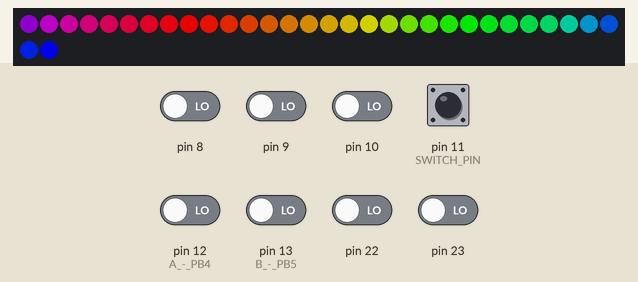
Simulated run of this sketch. Board: Arduino Uno, built with avr-gcc and run on an emulated ATmega328P. Parts: 32 RGB LEDs in strip order, left to right, continuing on the next row. The test bench sets the inputs (shaded band); at power-on: pin 11 (SWITCH_PIN) HIGH, pin 8–10, pin 12 (A_-_PB4), pin 13 (B_-_PB5), pin 22, pin 23 LOW. Dim RGB values are drawn brighter than linear.

Above: at 1.2 s.
1.3 s: pin 11 (SWITCH_PIN) pulled LOW for 0.15 s
At 1.49 s:
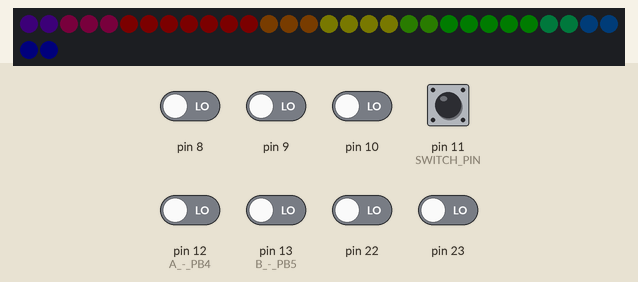
2.0 s: pin 13 (B_-_PB5) driven HIGH
At 3.1 s:
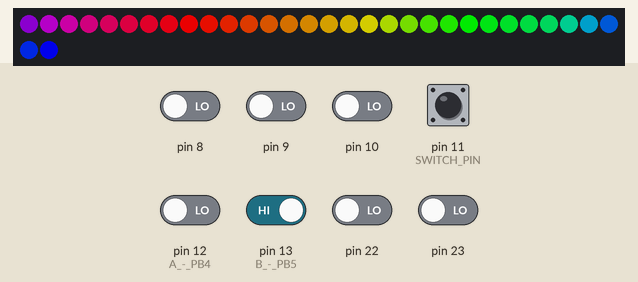
3.8 s: pin 12 (A_-_PB4) driven HIGH
5.3 s: pin 13 (B_-_PB5) driven LOW
6.8 s: pin 11 (SWITCH_PIN) pulled LOW for 1 s
9.3 s: pin 12 (A_-_PB4) driven LOW
Timing chart, 0 to 11.8 s (numbered marks = the images above; inputs shaded):
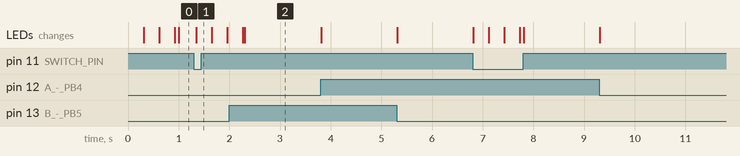

Measured:
- after the input at 1.3 s, the LEDs: change at once (image 1)
- after the input at 2.0 s, the LEDs: first change after 0.27 s (image 2 shows a later state)

The sketch:

leela-cape.ino
```cpp
#include <FastLED.h>

#define NUM_LEDS 32
#define LED_PIN 3
#define SWITCH_PIN 11
#define LONG_PRESS_TIME 1000

#define FRAMES_PER_SECOND 60
#define BRIGHTNESS 190
#define RAINBOW_SPEED 7

uint8_t color = 0;
CRGB leds[NUM_LEDS];

// rotary encoder state
bool g_pressed = false;
bool g_pressedThisFrame = false;
bool g_releasedThisFrame = false;
bool g_longPress = false;
bool g_longPressThisFrame = false;
uint16_t g_pressTime = 0;
uint16_t g_releaseTime = 0;
// volatile because it'll be updated from ISR
volatile int16_t g_rotenc = 200;

// current timestamp
uint16_t g_now = 0;


void setup() {

    init_rotenc_pins();
    pinMode(SWITCH_PIN, INPUT_PULLUP); // Switch

    FastLED.addLeds<NEOPIXEL, LED_PIN>(leds, NUM_LEDS).setCorrection( TypicalLEDStrip );
    FastLED.setBrightness(BRIGHTNESS);
}

void loop() {
    g_now = millis();
    read_switch();

    uint16_t delta = g_now - g_pressTime;
    if (delta <= 1000) {
      FastLED.setBrightness(map(delta, 0, 1000, 0, BRIGHTNESS));
    }

    fill_rainbow( leds, NUM_LEDS, color + g_rotenc, RAINBOW_SPEED);
    FastLED.show();
    //color++;
    FastLED.delay(1000/FRAMES_PER_SECOND);
}

void init_rotenc_pins(){
  // set pins to input
  pinMode(12, INPUT); // A - PB4
  pinMode(13, INPUT); // B - PB5

  // setup pin change interrupt
  cli();
  PCICR = 0x01;
  PCMSK0 = 0b00110000;
  sei();
}

int8_t read_encoder()
{
  static int8_t enc_states[] = {0,-1,1,0,1,0,0,-1,-1,0,0,1,0,1,-1,0};
  static uint8_t old_AB = 0;

  old_AB <<= 2;
  old_AB |= (( PINB & 0b00110000 ) >> 4);
  return ( enc_states[( old_AB & 0x0f )]);
}

ISR(PCINT0_vect) {
  g_rotenc -= read_encoder();
/*  if (g_rotenc < 0) {
    g_rotenc = 0;
  }
  if (g_rotenc > 255) {
    g_rotenc = 255;
  }*/
}

void read_switch() {
    g_releasedThisFrame = false;
    g_pressedThisFrame = false;
    g_longPressThisFrame = false;

    bool currentPressed = digitalRead(SWITCH_PIN) == LOW;
    if (currentPressed != g_pressed) {
      // release
      if (g_pressed) {
        g_releaseTime = g_now;
        g_pressed = false;
        g_releasedThisFrame = true;
      // press
      } else {
        // simple debounce
        g_longPress = false;
        if (g_now - g_releaseTime > 50) {
          g_pressTime = g_now;
          g_pressed = true;
          g_pressedThisFrame = true;
        }
      }
    }
    else if (g_pressed && g_now - g_pressTime > LONG_PRESS_TIME) {
       g_longPress = true;
       g_longPressThisFrame = true;
    }
}
```
